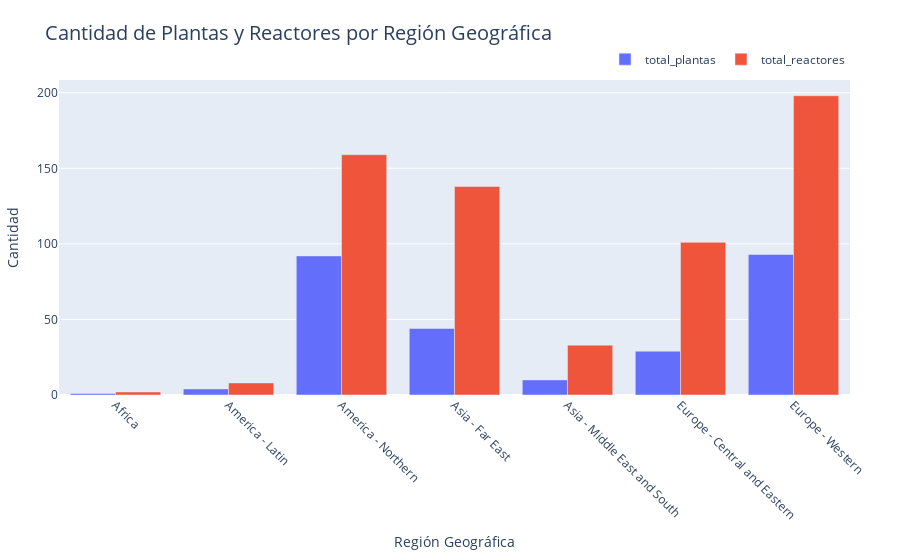

Notebook cell for this chart:
### Code cell
import pandas as pd
import plotly.express as px

# Cargar datos
df = pd.read_csv("nuclear-power-plants.csv")

# Agrupar por región: contar plantas y sumar reactores
grouped = df.groupby("region").agg(
    total_plantas=("plant", "count"),
    total_reactores=("numreactor", "sum")
).reset_index()

# Crear gráfica de barras agrupadas
fig = px.bar(
    grouped,
    x="region",
    y=["total_plantas", "total_reactores"],
    barmode="group",
    labels={
        "value": "Cantidad",
        "region": "Región Geográfica",
        "variable": "Categoría"
    },
    title="Cantidad de Plantas y Reactores por Región Geográfica",
    color_discrete_sequence=["#636EFA", "#EF553B"]
)

# Ajustes estéticos
fig.update_layout(
    xaxis_tickangle=45,
    title_font_size=20,
    legend_title_text="",
    legend=dict(orientation="h", yanchor="bottom", y=1.02, xanchor="right", x=1),
    margin={"t": 80, "l": 50, "r": 50, "b": 100}
)

# Mostrar en pantalla (opcional)
fig.show()

### Figure 1 — Plotly figure (JSON) as saved in the notebook; plotly's stock layout.template omitted (floating-point values rounded to 4 significant figures)
{"data": [{"alignmentgroup": "True", "hovertemplate": "Categoría=total_plantas<br>Región Geográfica=%{x}<br>Cantidad=%{y}<extra></extra>", "legendgroup": "total_plantas", "marker": {"color": "#636EFA", "pattern": {"shape": ""}}, "name": "total_plantas", "offsetgroup": "total_plantas", "orientation": "v", "showlegend": true, "textposition": "auto", "type": "bar", "x": ["Africa", "America - Latin", "America - Northern", "Asia - Far East", "Asia - Middle East and South", "Europe - Central and Eastern", "Europe - Western"], "xaxis": "x", "y": [1, 4, 92, 44, 10, 29, 93], "yaxis": "y"}, {"alignmentgroup": "True", "hovertemplate": "Categoría=total_reactores<br>Región Geográfica=%{x}<br>Cantidad=%{y}<extra></extra>", "legendgroup": "total_reactores", "marker": {"color": "#EF553B", "pattern": {"shape": ""}}, "name": "total_reactores", "offsetgroup": "total_reactores", "orientation": "v", "showlegend": true, "textposition": "auto", "type": "bar", "x": ["Africa", "America - Latin", "America - Northern", "Asia - Far East", "Asia - Middle East and South", "Europe - Central and Eastern", "Europe - Western"], "xaxis": "x", "y": [2, 8, 159, 138, 33, 101, 198], "yaxis": "y"}], "layout": {"barmode": "group", "legend": {"orientation": "h", "title": {"text": ""}, "tracegroupgap": 0, "x": 1, "xanchor": "right", "y": 1.02, "yanchor": "bottom"}, "margin": {"b": 100, "l": 50, "r": 50, "t": 80}, "title": {"font": {"size": 20}, "text": "Cantidad de Plantas y Reactores por Región Geográfica"}, "xaxis": {"anchor": "y", "domain": [0, 1], "tickangle": 45, "title": {"text": "Región Geográfica"}}, "yaxis": {"anchor": "x", "domain": [0, 1], "title": {"text": "Cantidad"}}}}
